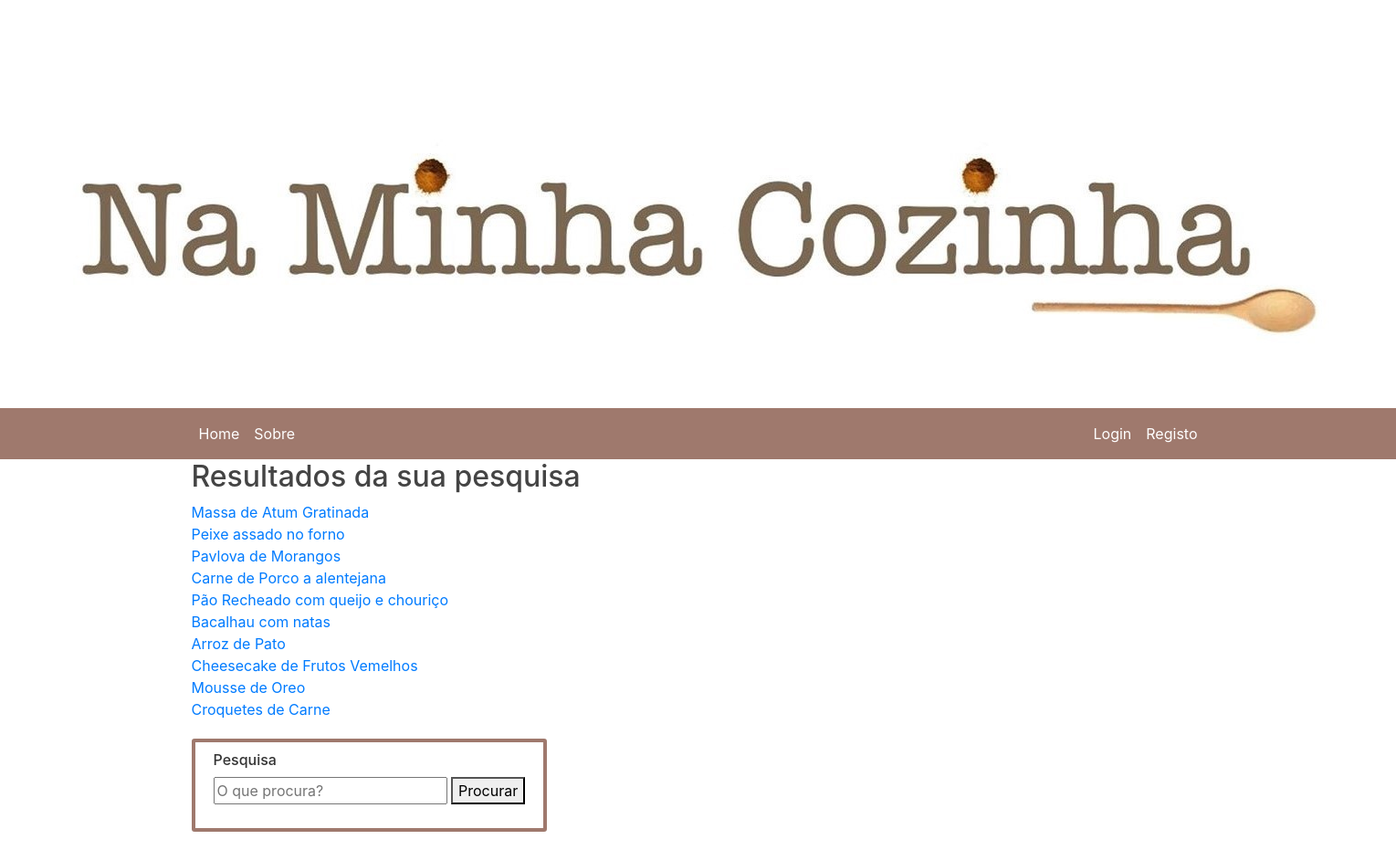
The app's page /search/ with its own data.
### blog/models.py (models this page shows, shortened)
class Post(models.Model):
    title = models.CharField(max_length=100)
    content = models.TextField()
    date_posted = models.DateTimeField(default=timezone.now)
    author = models.ForeignKey(User, on_delete=models.CASCADE)
    image = models.ImageField(default='default.jpg', upload_to='media')
    def get_absolute_url(self):
    	return reverse('post-detail', kwargs={'pk': self.pk})

### blog/views.py (the view)
# urls.py: path('search/', views.search, name='search'),
def search(request):
	queryset = Post.objects.all()
	query = request.GET.get('q')
	if query:
		queryset = queryset.filter(
				Q(title__icontains=query) |
				Q(content__icontains=query)
			).distinct()
	context = {
		'queryset': queryset
	}
	return render(request, 'blog/search_results.html', context)

### blog/templates/blog/search_results.html
{% extends "blog/base.html" %}
{% load crispy_forms_tags %}
{% block content %}
<h2>Resultados da sua pesquisa</h2>
{% for post in queryset %}
    <a href="{{ post.get_absolute_url }}">{{ post.title }}</a>
    <br />
{% endfor %}
{% endblock %}

### static/styles.css (style rules this page uses)
body { background: white; color: #333333; margin-top: 0rem; }
h1, h2, h3, h4, h5, h6 { color: #444444; }

### records on screen
Post: title "Massa de Atum Gratinada"
Post: title "Peixe assado no forno"
Post: title "Pavlova de Morangos"
Post: title "Carne de Porco a alentejana"
Post: title "Pão Recheado com queijo e chouriço"
Post: title "Bacalhau com natas"
Post: title "Arroz de Pato"
Post: title "Cheesecake de Frutos Vemelhos"
Post: title "Mousse de Oreo"
Post: title "Croquetes de Carne"
